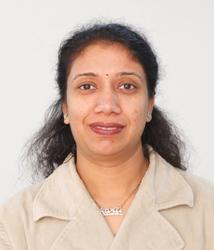
#> input picture data/student_images/aarti chugh.JPG, 214 x 250 px
$ python -i detector.py   (imports and definitions only)
#> lines starting #> are read from the running program, lines starting #| are printed output that depends on the picture
#> further down, picture is the input picture: shape (250, 214, 3); mean B, G, R 175.8, 187.6, 207.5
import cv2
import numpy as np
from typing import Tuple, List, Optional, Dict
import logging
import os
from datetime import datetime

class FaceDetector:
    """A class to handle face detection operations."""

    def __init__(self,
                 min_confidence: float = 0.7,
                 min_face_size: Tuple[int, int] = (30, 30),
                 scale_factor: float = 1.1,
                 min_neighbors: int = 5,
                 target_size: Tuple[int, int] = (100, 100),
                 log_dir: str = "logs"):
        """
        Initialize the FaceDetector.

        Args:
            min_confidence: Minimum confidence threshold for face detection
            min_face_size: Minimum size of face to detect (width, height)
            scale_factor: Scale factor for cascade classifier
            min_neighbors: Minimum neighbors parameter for cascade classifier
            target_size: Target size for face normalization
            log_dir: Directory for logging
        """
        # Initialize cascade classifier
        cascade_path = cv2.data.haarcascades + 'haarcascade_frontalface_default.xml'
        if not os.path.exists(cascade_path):
            raise FileNotFoundError(f"Cascade classifier not found at {cascade_path}")

        self.face_cascade = cv2.CascadeClassifier(cascade_path)

        # Detection parameters
        self.min_confidence = min_confidence
        self.min_face_size = min_face_size
        self.scale_factor = scale_factor
        self.min_neighbors = min_neighbors
        self.target_size = target_size

        # Setup logging
        self.setup_logging(log_dir)

    def setup_logging(self, log_dir: str) -> None:
        """Setup logging configuration."""
        if not os.path.exists(log_dir):
            os.makedirs(log_dir)

        log_file = os.path.join(log_dir, f'face_detector_{datetime.now().strftime("%Y%m%d")}.log')
        logging.basicConfig(
            filename=log_file,
            level=logging.INFO,
            format='%(asctime)s - %(levelname)s - %(message)s'
        )
        self.logger = logging.getLogger(__name__)

    def detect_faces(self, frame: np.ndarray) -> List[Tuple[int, int, int, int]]:
        """
        Detect faces in the given frame.

        Args:
            frame: Input image frame

        Returns:
            List of face locations as (x, y, width, height)
        """
        try:
            # Convert to grayscale
            gray = cv2.cvtColor(frame, cv2.COLOR_BGR2GRAY)
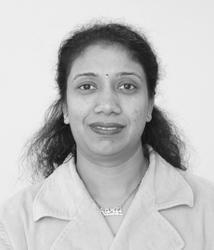
#> gray: shape (250, 214); min 8, max 249, mean 192.2

            # Detect faces
            faces = self.face_cascade.detectMultiScale(
                gray,
                scaleFactor=self.scale_factor,
                minNeighbors=self.min_neighbors,
                minSize=self.min_face_size,
                flags=cv2.CASCADE_SCALE_IMAGE
            )
#> faces = [[54, 45, 105, 105]]

            self.logger.info(f"Detected {len(faces)} faces in frame")
            return faces

        except Exception as e:
            self.logger.error(f"Error in face detection: {str(e)}")
            return []

    def extract_face(self,
                    frame: np.ndarray,
                    face_location: Tuple[int, int, int, int],
                    margin: float = 0.0) -> Optional[np.ndarray]:
        """
        Extract face region from frame with optional margin.

        Args:
            frame: Input image frame
            face_location: Face location as (x, y, width, height)
            margin: Margin to add around face (percentage of face size)

        Returns:
            Extracted face image or None if extraction fails
        """
        try:
            x, y, w, h = face_location

            # Calculate margins
            margin_x = int(w * margin)
            margin_y = int(h * margin)

            # Calculate boundaries with margins
            top = max(0, y - margin_y)
            bottom = min(frame.shape[0], y + h + margin_y)
            left = max(0, x - margin_x)
            right = min(frame.shape[1], x + w + margin_x)

            return frame[top:bottom, left:right]

        except Exception as e:
            self.logger.error(f"Error extracting face: {str(e)}")
            return None

    def preprocess_face(self,
                       face_img: np.ndarray,
                       target_size: Optional[Tuple[int, int]] = None) -> Optional[np.ndarray]:
        """
        Preprocess face image for recognition.

        Args:
            face_img: Input face image
            target_size: Optional target size for resizing

        Returns:
            Preprocessed face image or None if preprocessing fails
        """
        try:
            if face_img is None:
                return None

            # Use instance target size if none provided
            if target_size is None:
                target_size = self.target_size

            # Convert to grayscale if needed
            if len(face_img.shape) == 3:
                face_gray = cv2.cvtColor(face_img, cv2.COLOR_BGR2GRAY)
            else:
                face_gray = face_img

            # Resize
            face_resized = cv2.resize(face_gray, target_size)

            # Normalize lighting
            face_normalized = cv2.equalizeHist(face_resized)

            # Apply additional preprocessing
            face_preprocessed = self.enhance_face(face_normalized)

            return face_preprocessed

        except Exception as e:
            self.logger.error(f"Error preprocessing face: {str(e)}")
            return None

    def enhance_face(self, face_img: np.ndarray) -> np.ndarray:
        """
        Apply enhancement techniques to face image.

        Args:
            face_img: Input face image

        Returns:
            Enhanced face image
        """
        # Denoise
        denoised = cv2.fastNlMeansDenoising(face_img)

        # Enhance contrast
        clahe = cv2.createCLAHE(clipLimit=2.0, tileGridSize=(8,8))
        enhanced = clahe.apply(denoised)

        return enhanced

    def detect_and_process(self,
                         frame: np.ndarray,
                         margin: float = 0.1) -> Tuple[List[Tuple[int, int, int, int]],
                                                     List[np.ndarray]]:
        """
        Detect faces and return their locations and preprocessed images.

        Args:
            frame: Input image frame
            margin: Margin to add around detected faces

        Returns:
            Tuple of (face_locations, processed_faces)
        """
        try:
            # Detect faces
            face_locations = self.detect_faces(frame)
#> face_locations = [[54, 45, 105, 105]]
            processed_faces = []

            # Process each detected face
            for face_location in face_locations:
                # Extract face with margin
                face = self.extract_face(frame, face_location, margin)

                # Preprocess face
                if face is not None:
                    processed_face = self.preprocess_face(face)
                    if processed_face is not None:
                        processed_faces.append(processed_face)
#> this loop made 1 pass
#> (x in extract_face, y in extract_face, w in extract_face, h in extract_face, margin_x in extract_face, margin_y in extract_face, top in extract_face, bottom in extract_face) on pass 1: (54, 45, 105, 105, 10, 10, 35, 160)
#> pass 1, in detect_and_process, `face = self.extract_face(frame, face_location, margin)`:
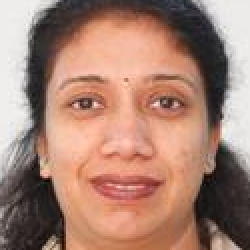
#> face: shape (125, 125, 3) (shown 2 times larger); mean B, G, R 114.3, 129.6, 167.2
#> pass 1, in preprocess_face, `face_gray = cv2.cvtColor(face_img, cv2.COLOR_BGR2GRAY)`:
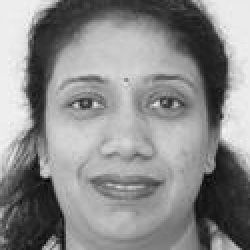
#> face_gray: shape (125, 125) (shown 2 times larger); min 8, max 247, mean 139.1
#> pass 1, in preprocess_face, `face_resized = cv2.resize(face_gray, target_size)`:
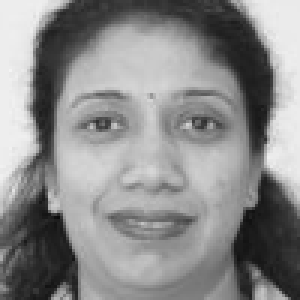
#> face_resized: shape (100, 100) (shown 3 times larger); min 10, max 244, mean 139
#> pass 1, in preprocess_face, `face_normalized = cv2.equalizeHist(face_resized)`:
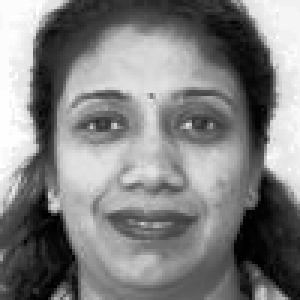
#> face_normalized: shape (100, 100) (shown 3 times larger); min 0, max 255, mean 128.2
#> after the loop, processed_faces = 1 item

            self.logger.info(f"Successfully processed {len(processed_faces)} faces")
            return face_locations, processed_faces

        except Exception as e:
            self.logger.error(f"Error in detect_and_process: {str(e)}")
            return [], []

    # [70 lines left out: functions draw_detections, get_face_features, not called in this run]

>>> import cv2
>>> picture = cv2.imread('../../data/student_images/aarti chugh.JPG')
>>> result = FaceDetector().detect_and_process(picture)

$ run again, on data/student_images/devansh datta.jpg
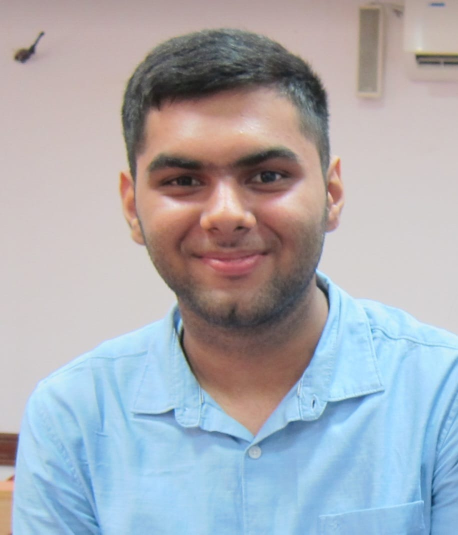
#> input picture data/student_images/devansh datta.jpg, 916 x 1069 px (shown at 1/2 size)
#> picture is the input picture: shape (1069, 916, 3); mean B, G, R 179.9, 172.5, 169.4
#> faces = [[203, 168, 486, 486]]
#> the loop in detect_and_process, `for face_location in face_locations:` made 1 pass
#> (x in extract_face, y in extract_face, w in extract_face, h in extract_face, margin_x in extract_face, margin_y in extract_face, top in extract_face, bottom in extract_face) on pass 1: (203, 168, 486, 486, 48, 48, 120, 702)
#> pass 1, in detect_and_process, `face = self.extract_face(frame, face_location, margin)`:
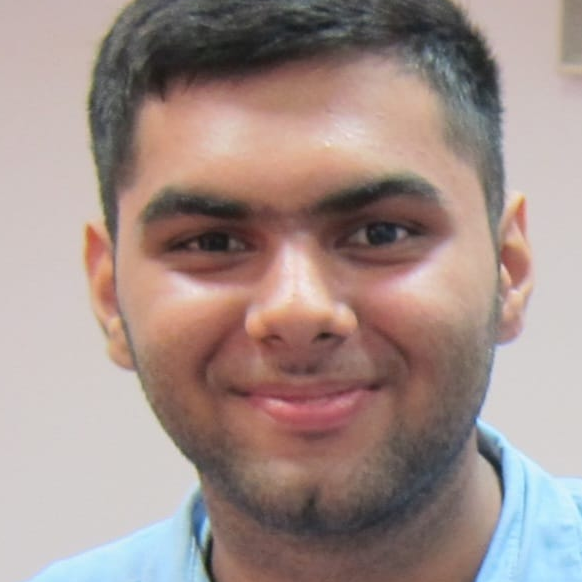
#> face: shape (582, 582, 3); mean B, G, R 138.3, 143.2, 161.9
#> pass 1, in preprocess_face, `face_normalized = cv2.equalizeHist(face_resized)`:
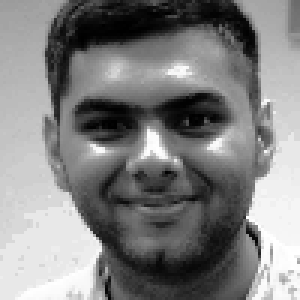
#> face_normalized: shape (100, 100) (shown 3 times larger); min 0, max 255, mean 128.8
#> after the loop in detect_and_process, `for face_location in face_locations:`: processed_faces = 1 item

$ run again, on data/student_images/pooja batra.jpg
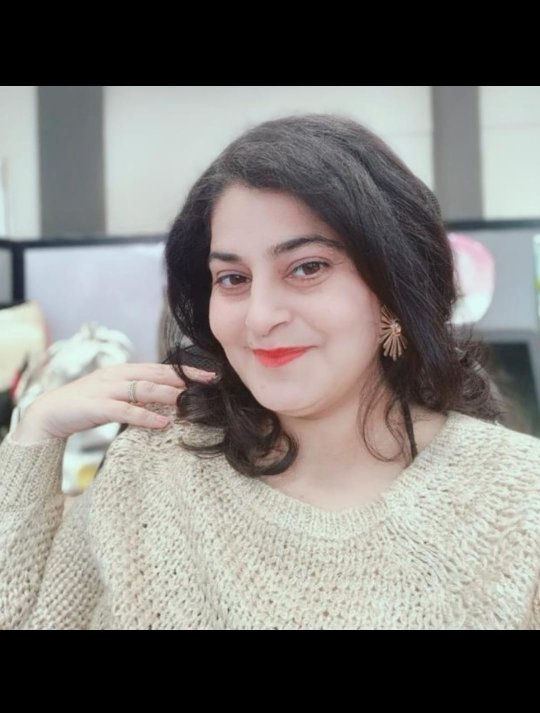
#> input picture data/student_images/pooja batra.jpg, 1080 x 1425 px (shown at 1/2 size)
#> picture is the input picture: shape (1425, 1080, 3); mean B, G, R 121.8, 125.7, 128.3
#> faces = [[174, 658, 75, 75], [345, 396, 406, 406]]
#> the loop in detect_and_process, `for face_location in face_locations:` made 2 passes
#> (x in extract_face, y in extract_face, w in extract_face, h in extract_face, margin_x in extract_face, margin_y in extract_face, top in extract_face, bottom in extract_face) on passes 1 to 2: (174, 658, 75, 75, 7, 7, 651, 740), (345, 396, 406, 406, 40, 40, 356, 842)
#> pass 1, in preprocess_face, `face_normalized = cv2.equalizeHist(face_resized)`:
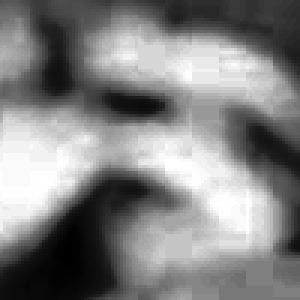
#> face_normalized: shape (100, 100) (shown 3 times larger); min 0, max 255, mean 130.3
#> after the loop in detect_and_process, `for face_location in face_locations:`:
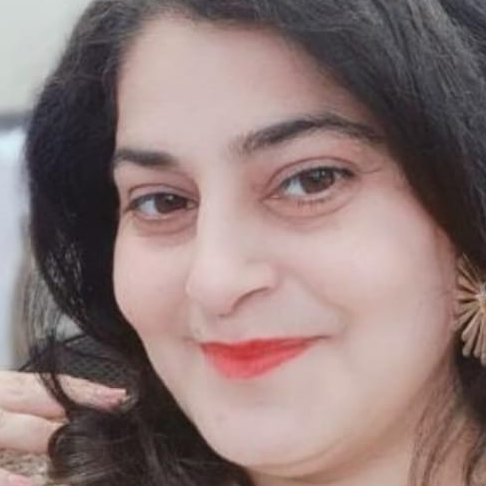
#> face: shape (486, 486, 3); mean B, G, R 118.3, 120.2, 140.8
#> after the loop in detect_and_process, `for face_location in face_locations:`: processed_faces = 2 items
